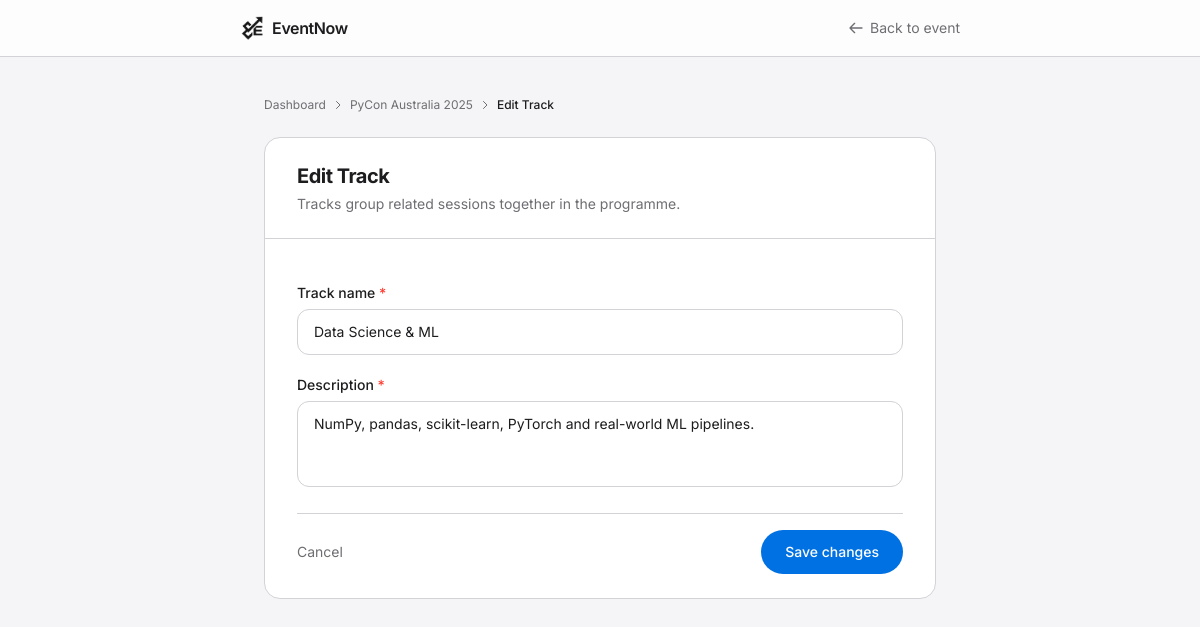
Page /eventnow/events/pycon-australia-2025/tracks/2/edit/ (signed in) on the earlier database version.
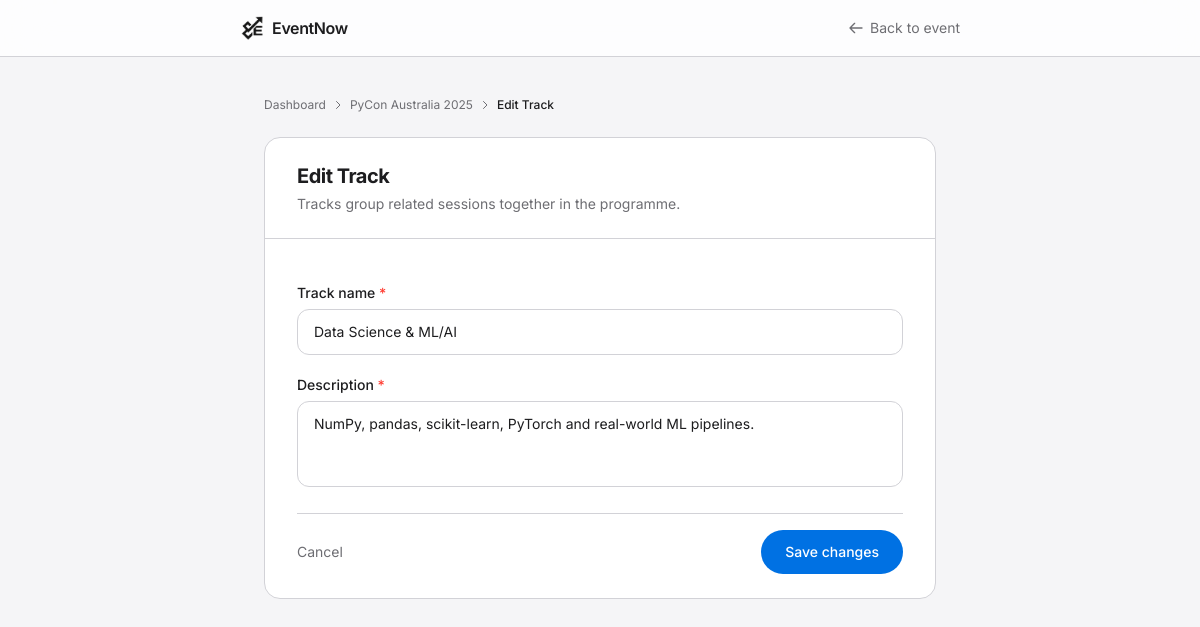
Same page on the later database version.
### apps/events/models.py (models this page shows, shortened)
class Track(models.Model):
    id = models.AutoField(primary_key=True)
    event = models.ForeignKey(Event, on_delete=models.CASCADE)
    name = models.CharField(max_length=255)
    description = models.TextField()
    created_at = models.DateTimeField(auto_now_add=True)
    updated_at = models.DateTimeField(auto_now=True)
    class Meta:
        app_label = 'apps'

### apps/events/views.py (the view)
@login_required
@organiser_required
def track_edit(request, slug, track_pk):
    event = get_own_event(request, slug)
    track = get_object_or_404(Track, pk=track_pk, event=event)
    if request.method == 'POST':
        form = TrackForm(request.POST, instance=track)
        if form.is_valid():
            form.save()
            messages.success(request, 'Track updated.')
            return redirect('event_detail', slug=event.slug)
    else:
        form = TrackForm(instance=track)
    return render(request, 'events/track-form.html', {
        'form':   form,
        'event':  event,
        'track':  track,
        'action': 'Edit',
    })

### apps/events/forms.py
class TrackForm(forms.ModelForm):
    class Meta:
        model  = Track
        fields = ['name', 'description']
        widgets = {
            'name':        forms.TextInput(attrs={'class': _INPUT}),
            'description': forms.Textarea(attrs={'class': _AREA, 'rows': 3}),
        }

### apps/accounts/models.py (called while the page is built)
    def is_organiser(self):
        return self.role == User.Role.ORGANIZER

### apps/events/views.py (called while the page is built)
def get_own_event(request, slug):
    event = get_object_or_404(Event, slug=slug)
    if event.organiser != request.user:
        raise PermissionDenied
    return event

### apps/templates/events/track-form.html (shortened to what this page needs)
{% extends "base.html" %}
{% load static %}
{% block body_class %}bg-surface text-ink font-sans min-h-screen flex flex-col{% endblock %}
{% block header %}
<header class="bg-white/80 backdrop-blur-xl border-b border-border">
  <div class="max-w-3xl mx-auto px-6 h-14 flex items-center justify-between">
    <a href="{% url 'index' %}" class="flex items-center gap-2">
      <img src="{% static 'images/eventnow_black_logo_only.png' %}" alt="EventNow" class="h-6 w-auto">
      <span class="text-base font-semibold text-ink tracking-tight">EventNow</span>
    </a>
    <a href="{% url 'event_detail' event.slug %}"
       class="flex items-center gap-1.5 text-sm text-ink-2 hover:text-ink transition-colors">
      <svg class="w-4 h-4" fill="none" stroke="currentColor" viewBox="0 0 24 24"><path stroke-linecap="round" stroke-linejoin="round" stroke-width="2" d="M10 19l-7-7m0 0l7-7m-7 7h18"/></svg>
      Back to event
    </a>
  </div>
</header>
{% endblock %}
{% block body %}
<main id="main" class="flex-1 py-10 px-6">
  <div class="max-w-2xl mx-auto">
    <nav aria-label="Breadcrumb" class="mb-6">
      <ol class="flex items-center gap-1.5 text-xs text-ink-2">
        <li><a href="{% url 'organiser_dashboard' %}" class="hover:text-ink transition-colors">Dashboard</a></li>
        <li aria-hidden="true"><svg class="w-3 h-3" fill="none" stroke="currentColor" viewBox="0 0 24 24"><path stroke-linecap="round" stroke-linejoin="round" stroke-width="2" d="M9 5l7 7-7 7"/></svg></li>
        <li><a href="{% url 'event_detail' event.slug %}" class="hover:text-ink transition-colors">{{ event.title }}</a></li>
        <li aria-hidden="true"><svg class="w-3 h-3" fill="none" stroke="currentColor" viewBox="0 0 24 24"><path stroke-linecap="round" stroke-linejoin="round" stroke-width="2" d="M9 5l7 7-7 7"/></svg></li>
        <li class="text-ink font-medium">{{ action }} Track</li>
      </ol>
    </nav>
    <div class="bg-card border border-border rounded-2xl overflow-hidden">
      <div class="px-8 py-6 border-b border-border">
        <h1 class="text-xl font-bold text-ink tracking-tight">{{ action }} Track</h1>
        <p class="text-sm text-ink-2 mt-1">Tracks group related sessions together in the programme.</p>
      </div>
      <form method="post" class="px-8 py-6 space-y-5">
        <div>
          <label for="{{ form.name.id_for_label }}" class="block text-sm font-medium text-ink mb-1.5">
            Track name <span class="text-danger">*</span>
          </label>
          {{ form.name }}
        </div>
        <div>
          <label for="{{ form.description.id_for_label }}" class="block text-sm font-medium text-ink mb-1.5">
            Description <span class="text-danger">*</span>
          </label>
          {{ form.description }}
        </div>
        <div class="flex items-center justify-between pt-4 border-t border-border">
          <a href="{% url 'event_detail' event.slug %}" class="text-sm text-ink-2 hover:text-ink transition-colors">Cancel</a>
          <button type="submit"
                  class="text-sm font-medium bg-primary text-white px-6 py-3 rounded-full hover:bg-primary-dark transition-colors">
            {% if action == 'Create' %}Create track{% else %}Save changes{% endif %}
          </button>
        </div>
      </form>
    </div>
  </div>
</main>
{% endblock %}

Differences in the rows shown:
changed Track "NumPy, pandas, scikit-learn, PyTorch and real-world ML pipelines.": name "Data Science & ML" → "Data Science & ML/AI"
